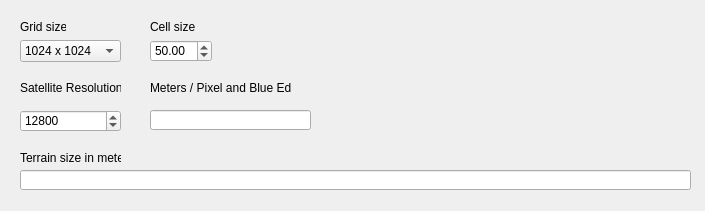
<?xml version="1.0" encoding="UTF-8"?>
<ui version="4.0">
 <class>Widget</class>
 <widget class="QWidget" name="Widget">
  <property name="geometry">
   <rect>
    <x>0</x>
    <y>0</y>
    <width>705</width>
    <height>211</height>
   </rect>
  </property>
  <widget class="QLabel" name="label_gridSize">
   <property name="geometry">
    <rect>
     <x>20</x>
     <y>20</y>
     <width>46</width>
     <height>13</height>
    </rect>
   </property>
   <property name="text">
    <string>Grid size</string>
   </property>
  </widget>
  <widget class="QLabel" name="label_cellSize">
   <property name="geometry">
    <rect>
     <x>150</x>
     <y>20</y>
     <width>46</width>
     <height>13</height>
    </rect>
   </property>
   <property name="text">
    <string>Cell size</string>
   </property>
  </widget>
  <widget class="QComboBox" name="gridSize">
   <property name="geometry">
    <rect>
     <x>20</x>
     <y>40</y>
     <width>101</width>
     <height>22</height>
    </rect>
   </property>
   <property name="currentText">
    <string>1024 x 1024</string>
   </property>
   <property name="currentIndex">
    <number>6</number>
   </property>
   <item>
    <property name="text">
     <string>16 x 16</string>
    </property>
   </item>
   <item>
    <property name="text">
     <string>32 x 32</string>
    </property>
   </item>
   <item>
    <property name="text">
     <string>64 x 64</string>
    </property>
   </item>
   <item>
    <property name="text">
     <string>128 x 128</string>
    </property>
   </item>
   <item>
    <property name="text">
     <string>256 x 256</string>
    </property>
   </item>
   <item>
    <property name="text">
     <string>512 x 512</string>
    </property>
   </item>
   <item>
    <property name="text">
     <string>1024 x 1024</string>
    </property>
   </item>
   <item>
    <property name="text">
     <string>2048 x 2048</string>
    </property>
   </item>
   <item>
    <property name="text">
     <string>4096 x 4096</string>
    </property>
   </item>
   <item>
    <property name="text">
     <string>8192 x 8192</string>
    </property>
   </item>
  </widget>
  <widget class="QDoubleSpinBox" name="cellSize">
   <property name="geometry">
    <rect>
     <x>150</x>
     <y>40</y>
     <width>62</width>
     <height>22</height>
    </rect>
   </property>
   <property name="maximum">
    <double>999.990000000000009</double>
   </property>
   <property name="value">
    <double>50.000000000000000</double>
   </property>
  </widget>
  <widget class="QLabel" name="label_terrainSize">
   <property name="geometry">
    <rect>
     <x>20</x>
     <y>150</y>
     <width>101</width>
     <height>16</height>
    </rect>
   </property>
   <property name="text">
    <string>Terrain size in meters</string>
   </property>
  </widget>
  <widget class="QLineEdit" name="terrainSize">
   <property name="geometry">
    <rect>
     <x>20</x>
     <y>170</y>
     <width>671</width>
     <height>20</height>
    </rect>
   </property>
  </widget>
  <widget class="QLabel" name="label_satelliteResolution">
   <property name="geometry">
    <rect>
     <x>20</x>
     <y>80</y>
     <width>101</width>
     <height>16</height>
    </rect>
   </property>
   <property name="text">
    <string>Satellite Resolution</string>
   </property>
  </widget>
  <widget class="QLineEdit" name="metersPerPixel">
   <property name="geometry">
    <rect>
     <x>150</x>
     <y>110</y>
     <width>161</width>
     <height>20</height>
    </rect>
   </property>
  </widget>
  <widget class="QLabel" name="label_metersPerPixel">
   <property name="geometry">
    <rect>
     <x>150</x>
     <y>80</y>
     <width>141</width>
     <height>16</height>
    </rect>
   </property>
   <property name="text">
    <string>Meters / Pixel and Blue Edge</string>
   </property>
  </widget>
  <widget class="QDoubleSpinBox" name="satelliteResolution">
   <property name="geometry">
    <rect>
     <x>20</x>
     <y>110</y>
     <width>101</width>
     <height>22</height>
    </rect>
   </property>
   <property name="decimals">
    <number>0</number>
   </property>
   <property name="maximum">
    <double>1000000.000000000000000</double>
   </property>
   <property name="value">
    <double>12800.000000000000000</double>
   </property>
  </widget>
 </widget>
 <layoutdefault spacing="6" margin="11"/>
 <tabstops>
  <tabstop>gridSize</tabstop>
  <tabstop>cellSize</tabstop>
  <tabstop>satelliteResolution</tabstop>
  <tabstop>metersPerPixel</tabstop>
  <tabstop>terrainSize</tabstop>
 </tabstops>
 <resources/>
 <connections/>
</ui>
